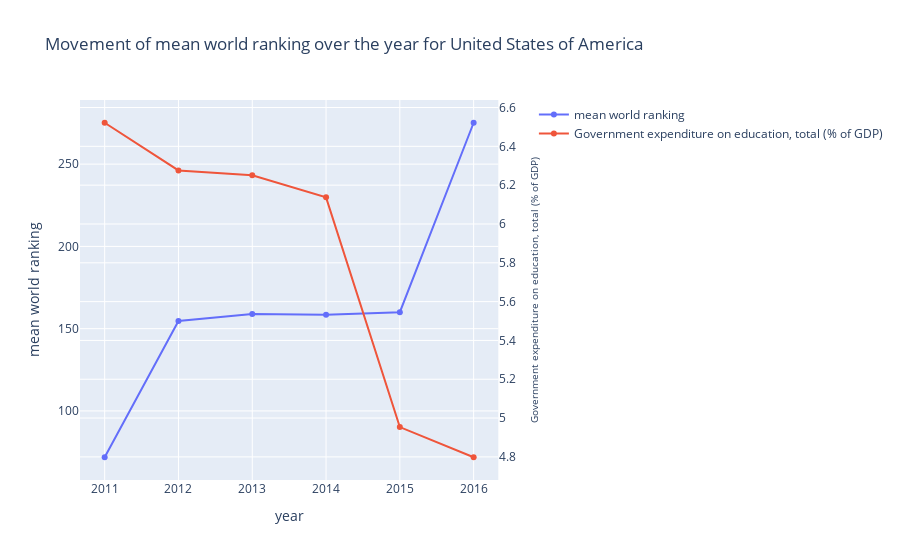

Notebook code cell kept with this figure:
### Markdown cell above
We can conclude the same when we are comparing mean world rank against Government expenditure on education for USA.

### Code cell
plot_mean_world_rank(data,"United States of America",'Government expenditure on education, total (% of GDP)')

### Figure 1 — Plotly figure (JSON) as saved in the notebook; plotly's stock layout.template omitted (floating-point values rounded to 4 significant figures; data arrays with more than 128 entries replaced by an {"elided": "..."} marker saying what was removed)
{"data": [{"name": "mean world ranking", "type": "scatter", "x": [2011, 2012, 2013, 2014, 2015, 2016], "xaxis": "x", "y": [71.85, 154.7, 158.9, 158.5, 160.0, 275.2], "yaxis": "y"}, {"name": "Government expenditure on education, total (% of GDP)", "type": "scatter", "x": [2011, 2012, 2013, 2014, 2015, 2016], "xaxis": "x", "y": {"elided": "660 float values"}, "yaxis": "y2"}], "layout": {"title": {"text": "Movement of mean world ranking over the year for United States of America"}, "xaxis": {"anchor": "y", "domain": [0, 0.94], "title": {"text": "year"}}, "yaxis": {"anchor": "x", "domain": [0, 1], "title": {"text": "mean world ranking"}}, "yaxis2": {"anchor": "x", "overlaying": "y", "side": "right", "title": {"font": {"size": 10}, "text": "Government expenditure on education, total (% of GDP)"}}}}
